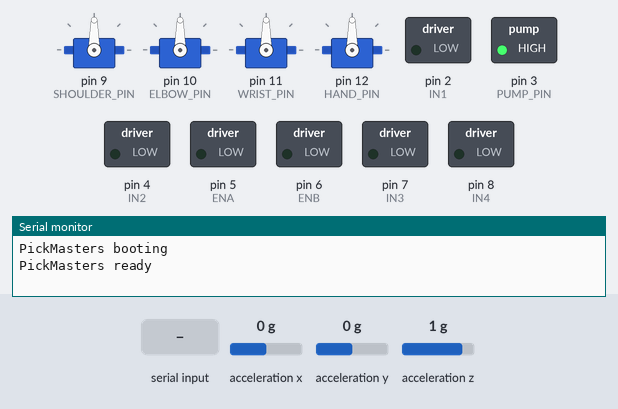
A sketch run on a simulated Arduino Uno, built with avr-gcc and run on an emulated ATmega328P. On the bench: 4 × servo, switched loads named in the sketch (green lamp = pin HIGH), the last lines printed to the serial monitor. Wiring (inferred from the names in the program): MPU-6050 motion sensor at I2C address 0x68. Inputs (shaded band) come from the test bench; at power-on: acceleration x 0 g, acceleration z 1 g, acceleration y 0 g.

Above: at 2.3 s.
2.4 s: acceleration x set to -1.4 g
At 2.8 s:
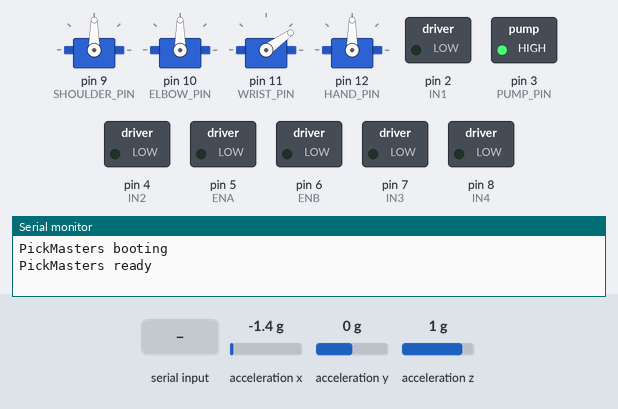
3.9 s: acceleration z set to -1.4 g
At 5.1 s:
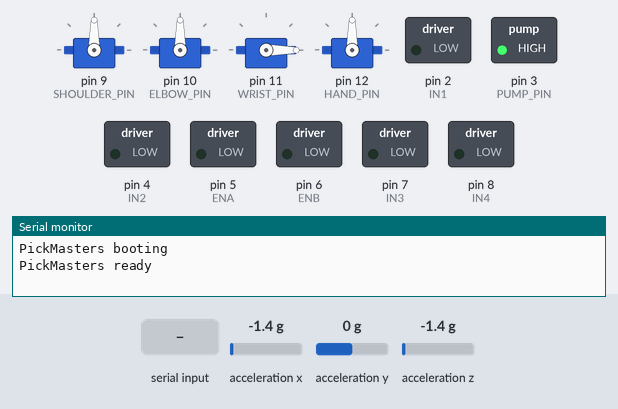
5.4 s: acceleration x set to -0.2 g
6.9 s: acceleration x set to 0.1 g
At 7.5 s:
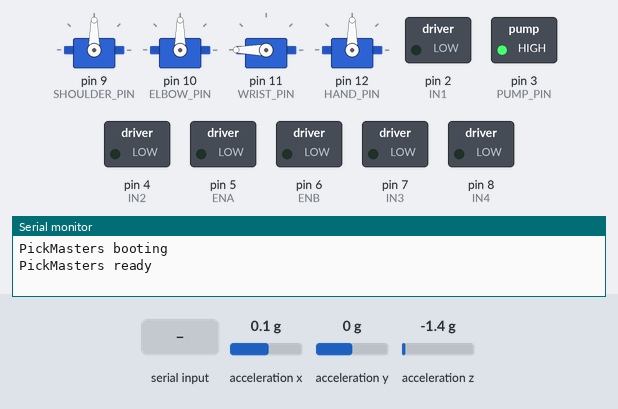
8.4 s: acceleration z set to 0.1 g
At 9.6 s:
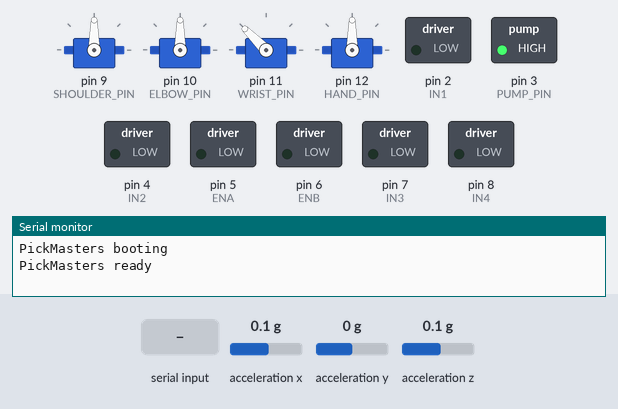
9.9 s: "cal\n" received over Serial
At 11.1 s:
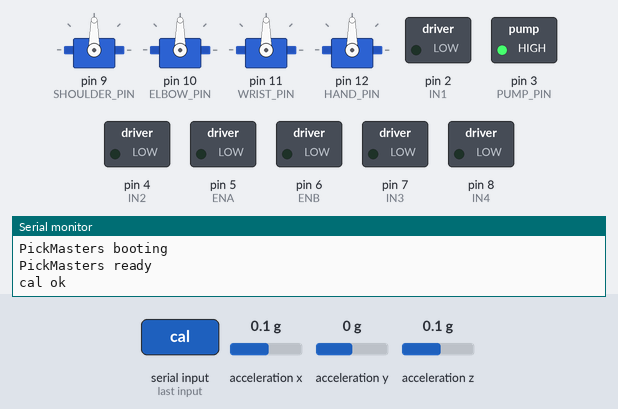
Timing chart, 0 to 12.9 s (numbered marks = the images above; inputs shaded):
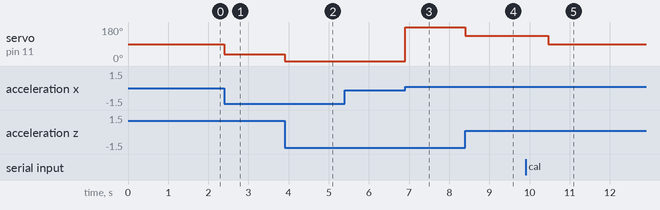

Measured:
- the behaviour switches between -0.1 and 0 g on acceleration x (found by bisection; images 2 and 3)
- after the input at 2.4 s, servo on pin 11 (WRIST_PIN): 90° → 35° at once
- after the input at 3.9 s, servo on pin 11 (WRIST_PIN): 35° → 0° at once
- after the input at 5.4 s, every drawn part: stays the same
- after the input at 6.9 s, servo on pin 11 (WRIST_PIN): 0° → 180° at once
- after the input at 8.4 s, servo on pin 11 (WRIST_PIN): 180° → 135° at once
- after the input at 9.9 s, servo on pin 11 (WRIST_PIN): 135° → 90° after 0.56 s

The sketch:

ArmController.ino
```cpp
// PickMasters — ArmController firmware
// 4-DOF robotic arm, manual control over USB serial (paired with DriveControl.pde)
//
// Hardware: Arduino Uno + standalone L298N dual H-bridge motor driver
//
// Pin usage:
//   9   — Shoulder servo
//   10  — Elbow servo
//   11  — Wrist servo
//   12  — Hand servo
//   A4  — IMU SDA (I2C, reserved by Wire)
//   A5  — IMU SCL (I2C, reserved by Wire)
//   3   — Pump relay (ACTIVE LOW: LOW = on, HIGH = off, starts off)
//   L298N driver: ENA=5, IN1=2, IN2=4 (left wheel);
//                 ENB=6, IN3=7, IN4=8 (right wheel).
//
// Serial protocol (9600 baud, newline-terminated, ONE combined message per frame):
//   S<shoulder>,<elbow>,<wrist>,<hand>,M<left>,<right>,P<0|1>,W<0|1>
//     servo angles 0..180, motor directions -1/0/1, P1 = pump on,
//     W1 = wrist AUTO (IMU leveling), W0 = wrist MANUAL
//   cal     — re-zero IMU pitch offset (sent by the DriveControl CalButton)
//   status  — print all current angles and states (single compact line)

#include <Wire.h>
#include <Servo.h>

// ── Pin definitions ──────────────────────────────────────────────────────────
#define SHOULDER_PIN  9
#define ELBOW_PIN     10
#define WRIST_PIN     11
#define HAND_PIN      12
#define PUMP_PIN      3     // relay is active LOW
#define MPU_ADDR      0x68

// ── DC motors via L298N dual H-bridge ────────────────────────────────────────
#define ENA  5     // PWM speed, left wheel
#define IN1  2     // direction A, left wheel
#define IN2  4     // direction B, left wheel
#define ENB  6     // PWM speed, right wheel
#define IN3  7     // direction A, right wheel
#define IN4  8     // direction B, right wheel
const int DRIVE_SPEED = 200;   // single constant speed when a motor is active

// ── Servos ───────────────────────────────────────────────────────────────────
Servo shoulderServo;
Servo elbowServo;
Servo wristServo;
Servo handServo;

int shoulderAngle = 90;
int elbowAngle    = 90;
int wristAngle    = 90;
int handAngle     = 90;

int  leftDir  = 0;            // -1 / 0 / +1
int  rightDir = 0;
bool pumpOn   = false;
bool wristAutoMode = true;    // true = IMU leveling, false = Processing controls wrist

// ── IMU state ────────────────────────────────────────────────────────────────
bool  imuOk        = false;   // false = MPU6050 not detected; auto-level disabled
float pitchOffset  = 0.0;
float currentPitch = 0.0;

unsigned long lastIMU    = 0;

// ── Serial receive buffer ─────────────────────────────────────────────────────
char serialBuf[64];
byte serialLen = 0;

// ─────────────────────────────────────────────────────────────────────────────
void setup() {
  Serial.begin(9600);
  Serial.write("PickMasters booting\n");   // instant proof serial is alive

  // Pump relay — active LOW, so HIGH = OFF at startup
  pinMode(PUMP_PIN, OUTPUT);
  digitalWrite(PUMP_PIN, HIGH);

  // L298N control pins
  pinMode(ENA, OUTPUT);
  pinMode(IN1, OUTPUT);
  pinMode(IN2, OUTPUT);
  pinMode(ENB, OUTPUT);
  pinMode(IN3, OUTPUT);
  pinMode(IN4, OUTPUT);

  // Servos — centre on startup, one at a time to spread out the inrush current
  shoulderServo.attach(SHOULDER_PIN); shoulderServo.write(shoulderAngle); delay(100);
  elbowServo.attach(ELBOW_PIN);       elbowServo.write(elbowAngle);       delay(100);
  wristServo.attach(WRIST_PIN);       wristServo.write(wristAngle);       delay(100);
  handServo.attach(HAND_PIN);         handServo.write(handAngle);         delay(100);

  // Motors idle
  setMotorLeft(0);
  setMotorRight(0);

  // I2C — a timeout so a missing/shorted IMU can never freeze the board.
  // setWireTimeout(us, reset_on_timeout): bail out and reset the bus instead
  // of blocking forever when the MPU6050 doesn't respond.
  Wire.begin();
  Wire.setWireTimeout(3000, true);

  // Detect the MPU6050 before using it — endTransmission() == 0 means it ACKed.
  Wire.beginTransmission(MPU_ADDR);
  imuOk = (Wire.endTransmission(true) == 0);

  if (imuOk) {
    Wire.beginTransmission(MPU_ADDR);
    Wire.write(0x6B);   // PWR_MGMT_1
    Wire.write(0x00);   // clear sleep bit
    Wire.endTransmission(true);
    delay(200);
    calibrateIMU();
  } else {
    // No IMU: keep running everything else, just don't auto-level the wrist.
    wristAutoMode = false;
    Serial.write("WARN: IMU not found — wrist auto-level disabled\n");
  }

  Serial.write("PickMasters ready\n");
}

// ─────────────────────────────────────────────────────────────────────────────
void loop() {
  handleSerial();

  if (imuOk && millis() - lastIMU >= 20) {   // 50 Hz IMU / wrist update
    lastIMU = millis();
    currentPitch = readPitch();
    if (wristAutoMode) {
      wristAngle = constrain((int)(90 + (currentPitch - pitchOffset)), 0, 180);
      wristServo.write(wristAngle);
    }
  }
}

// ── Serial parsing ────────────────────────────────────────────────────────────
void handleSerial() {
  while (Serial.available()) {
    char c = (char)Serial.read();
    if (c == '\n') {
      serialBuf[serialLen] = '\0';
      parseCommand(serialBuf);
      serialLen = 0;
    } else if (c != '\r' && serialLen < sizeof(serialBuf) - 1) {
      serialBuf[serialLen++] = c;
    }
  }
}

void parseCommand(char *cmd) {
  if (cmd[0] == '\0') return;

  if (cmd[0] == 'S') {
    // Combined frame: S<sh>,<el>,<wr>,<ha>,M<l>,<r>,P<p>,W<w>
    int sh, el, wr, ha, l, r, p, w;
    if (sscanf(cmd, "S%d,%d,%d,%d,M%d,%d,P%d,W%d",
               &sh, &el, &wr, &ha, &l, &r, &p, &w) == 8) {
      shoulderAngle = constrain(sh, 0, 180);
      elbowAngle    = constrain(el, 0, 180);
      handAngle     = constrain(ha, 0, 180);
      shoulderServo.write(shoulderAngle);
      elbowServo.write(elbowAngle);
      handServo.write(handAngle);

      wristAutoMode = (w != 0);
      if (!wristAutoMode) {
        // MANUAL — write exactly what Processing sent
        wristAngle = constrain(wr, 0, 180);
        wristServo.write(wristAngle);
      }

      setMotorLeft(l);
      setMotorRight(r);
      leftDir  = l;
      rightDir = r;

      pumpOn = (p != 0);
      digitalWrite(PUMP_PIN, pumpOn ? LOW : HIGH);   // active LOW
    }

  } else if (strcmp(cmd, "cal") == 0) {
    calibrateIMU();
    Serial.write("cal ok\n");

  } else if (strcmp(cmd, "status") == 0) {
    printStatus();
  }
}

// ── DC motor control (L298N) ──────────────────────────────────────────────────
// Left wheel: ENA + IN1/IN2.  dir > 0 = forward, dir < 0 = backward, 0 = stop.
void setMotorLeft(int dir) {
  if (dir > 0) {
    digitalWrite(IN1, HIGH);
    digitalWrite(IN2, LOW);
    analogWrite(ENA, DRIVE_SPEED);
  } else if (dir < 0) {
    digitalWrite(IN1, LOW);
    digitalWrite(IN2, HIGH);
    analogWrite(ENA, DRIVE_SPEED);
  } else {
    digitalWrite(IN1, LOW);
    digitalWrite(IN2, LOW);
    analogWrite(ENA, 0);
  }
}

// Right wheel: ENB + IN3/IN4.  dir > 0 = forward, dir < 0 = backward, 0 = stop.
void setMotorRight(int dir) {
  if (dir > 0) {
    digitalWrite(IN3, HIGH);
    digitalWrite(IN4, LOW);
    analogWrite(ENB, DRIVE_SPEED);
  } else if (dir < 0) {
    digitalWrite(IN3, LOW);
    digitalWrite(IN4, HIGH);
    analogWrite(ENB, DRIVE_SPEED);
  } else {
    digitalWrite(IN3, LOW);
    digitalWrite(IN4, LOW);
    analogWrite(ENB, 0);
  }
}

// ── IMU wrist auto-level ──────────────────────────────────────────────────────
float readPitch() {
  Wire.beginTransmission(MPU_ADDR);
  Wire.write(0x3B);   // ACCEL_XOUT_H — start of 6-byte accel block
  Wire.endTransmission(false);

  // If the IMU doesn't return all 6 bytes (unplugged/glitch), keep the last
  // pitch instead of computing garbage from -1 reads.
  if (Wire.requestFrom(MPU_ADDR, 6, true) != 6) return currentPitch;

  float accelX = (int16_t)(Wire.read() << 8 | Wire.read()) / 16384.0;
  float accelY = (int16_t)(Wire.read() << 8 | Wire.read()) / 16384.0;
  float accelZ = (int16_t)(Wire.read() << 8 | Wire.read()) / 16384.0;
  (void)accelY;

  return atan2(accelX, accelZ) * 180.0 / PI;
}

void calibrateIMU() {
  float sum = 0;
  for (int i = 0; i < 50; i++) {
    sum += readPitch();
    delay(10);
  }
  pitchOffset = sum / 50.0;
}

// ── Status report (single compact line) ──────────────────────────────────────
void printStatus() {
  Serial.print("S:");    Serial.print(shoulderAngle);
  Serial.print(" E:");   Serial.print(elbowAngle);
  Serial.print(" W:");   Serial.print(wristAngle);
  Serial.print(" H:");   Serial.print(handAngle);
  Serial.print(" M:");   Serial.print(leftDir);
  Serial.print(",");     Serial.print(rightDir);
  Serial.print(" P:");   Serial.print(pumpOn ? 1 : 0);
  Serial.print(" MODE:"); Serial.print(wristAutoMode ? "AUTO" : "MAN");
  Serial.print(" IMU:");  Serial.print(imuOk ? "OK" : "NONE");
  Serial.print(" PITCH:"); Serial.print(currentPitch - pitchOffset, 1);
  Serial.write('\n');
}
```
